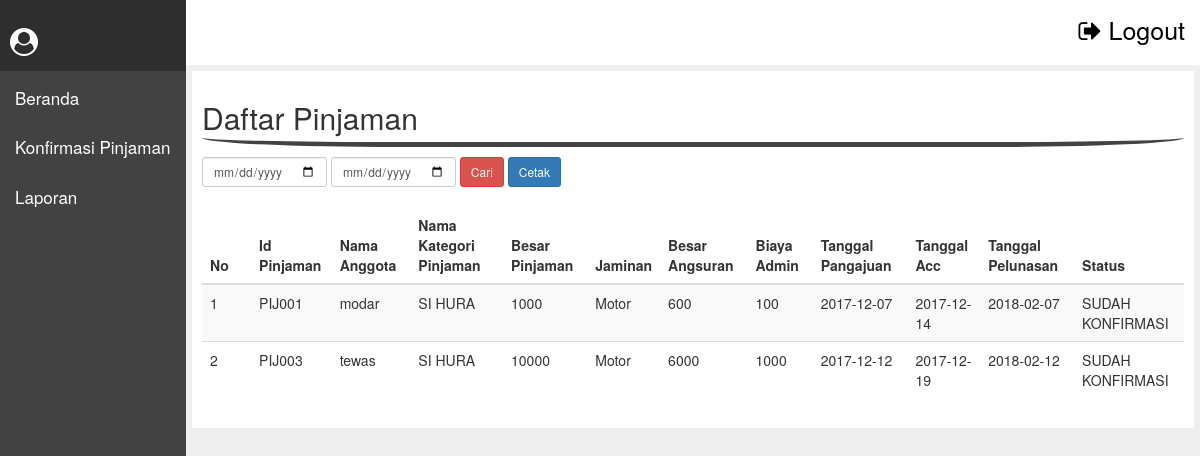
Page /index.php/pinjaman/page/lap_pinjaman on the committed database.
### tables this page shows
CREATE TABLE `pinjaman` (
  `id_pinjaman` varchar(50) NOT NULL,
  `id_kategori_pinjaman` varchar(50) NOT NULL,
  `id_anggota` varchar(50) NOT NULL,
  `besar_pinjaman` varchar(100) NOT NULL,
  `jaminan` varchar(50) NOT NULL,
  `tgl_pengajuan` date NOT NULL,
  `tgl_acc` date NOT NULL,
  `tgl_pelunasan` date NOT NULL,
  `status_pinjaman` varchar(50) NOT NULL,
  `besar_angsuran` varchar(50) NOT NULL,
  `biaya_admin` varchar(50) NOT NULL
);

CREATE TABLE `anggota` (
  `id_anggota` varchar(50) NOT NULL,
  `nama` varchar(50) NOT NULL,
  `alamat` text NOT NULL,
  `tgl_lahir` date NOT NULL,
  `jenis_kelamin` varchar(50) NOT NULL,
  `status` varchar(50) NOT NULL,
  `no_tlp` varchar(50) NOT NULL,
  `keterangan` text NOT NULL
);

CREATE TABLE `kategori_pinjaman` (
  `id_kategori_pinjaman` varchar(50) NOT NULL,
  `nama_kategori_pinjaman` varchar(50) NOT NULL,
  `jangka_waktu` varchar(50) NOT NULL,
  `besar_bunga` varchar(50) NOT NULL
);

### application/controllers/pinjaman.php (called while the page is built, shortened)
<?php
	class pinjaman extends CI_Controller{
		function __construct(){
			$this->load->model('model_pinjaman');
		}
		function page(){
			$page = $this->uri->segment(3);
			$data['page'] = $page;
			$data['folder'] = "pinjaman/";
			if($page == 'kategori_pinjaman'){
				$data['tmp_kategori_pinjaman'] = $this->model_pinjaman->tmp_kategori_pinjaman()->result();
				$this->load->view('index',$data);
			}else if($page =='pinjaman'){
				$data['tmp_pinjaman'] = $this->model_pinjaman->tmp_pinjaman()->result();
				$this->load->view('index',$data);
			}else if($page == 'f_pinjaman'){
				$data['tmp_kategori_pinjaman'] = $this->model_pinjaman->tmp_kategori_pinjaman()->result();
				$this->load->view('content/pinjaman/f_pinjaman',$data);
			}else if($page == 'lap_pinjaman'){
				$awal = $this->input->post('awal');
				$akhir = $this->input->post('akhir');
				if(!empty($awal)){
					$data['tmp_pinjaman']=$this->model_pinjaman->cari_tanggal("WHERE pinjaman.tgl_pengajuan BETWEEN '$awal' AND '$akhir'")->result();
				}else{
					$data['tmp_pinjaman'] = $this->model_pinjaman->tmp_pinjaman()->result();
				}
				$this->load->view('index',$data);
			}else{
				$this->load->view('index',$data);
			}
		}
	}
?>

### index.php (called while the page is built, shortened)
<?php
require_once BASEPATH.'core/CodeIgniter.php';

### application/models/model_pinjaman.php (called while the page is built, shortened)
<?php
	class model_pinjaman extends CI_Model{
		function tmp_pinjaman(){
			return $this->db->query("SELECT * FROM pinjaman INNER JOIN anggota ON pinjaman.id_anggota = anggota.id_anggota INNER JOIN kategori_pinjaman ON pinjaman.id_kategori_pinjaman = kategori_pinjaman.id_kategori_pinjaman");
		}
	}
?>

### application/views/content/pinjaman/lap_pinjaman.php (the view, shortened to what this page needs)
<h2>Daftar Pinjaman </h2>
<div class="form-inline">
	<?php echo form_open('pinjaman/page/lap_pinjaman') ?>
	<div class="form-group">
		<input type="date" class="form-control input-sm" id="tgl_awal" value="<?php echo $this->input->post('awal'); ?>"  name="awal">
	</div>
	<div class="form-group">
		<input type="date" id="tgl_akhir" class="form-control input-sm" value="<?php echo $this->input->post('akhir'); ?>"  name="akhir">
	</div>
	<input name="cari" type="submit" value="Cari" class="btn btn-danger btn-sm">
	<input type="button" value="Cetak" class="btn btn-primary btn-sm" onclick="cetak_lap()">
	<?php echo form_close() ?>
</div><br>
<div class="table-responsive">
	<table class="table table-striped table-sm" id="tabel">
		<thead>
			<tr>
				<th style="width: 5%;">No</th>
				<th>Id Pinjaman</th>
				<th>Nama Anggota</th>
				<th>Nama Kategori Pinjaman</th>
				<th>Besar Pinjaman</th>
				<th>Jaminan</th>
				<th>Besar Angsuran</th>
				<th>Biaya Admin</th>
				<th>Tanggal Pangajuan</th>
				<th>Tanggal Acc</th>
				<th>Tanggal Pelunasan</th>
				<th>Status</th>
			</tr>
		</thead>
		<tbody>
			<?php
			$no = 0;
			foreach ($tmp_pinjaman as $data) {$no++;
			 ?>
			 <tr>
			 	<td><?php echo $no; ?></td>
			 	<td><?php echo $data->id_pinjaman ?></td>
			 	<td><?php echo $data->nama ?></td>
			 	<td><?php echo $data->nama_kategori_pinjaman; ?></td>
			 	<td><?php echo $data->besar_pinjaman ?></td>
			 	<td><?php echo $data->jaminan ?></td>
			 	<td><?php echo $data->besar_angsuran ?></td>
			 	<td><?php echo $data->biaya_admin ?></td>
			 	<td><?php echo $data->tgl_pengajuan ?></td>
			 	<td><?php echo $data->tgl_acc ?></td>
			 	<td><?php echo $data->tgl_pelunasan ?></td>
			 	<td><?php echo $data->status_pinjaman ?></td>
			 </tr>
			 <?php } ?>
		</tbody>
	</table>
</div>

### application/views/index.php (shortened to what this page needs)
<!DOCTYPE html>
<html>
<head>
	<link rel="stylesheet" type="text/css" href="<?php echo base_url('dist/css/index.css'); ?>">
	<link rel="stylesheet" type="text/css" href="<?php echo base_url('dist/css/bootstrap.min.css'); ?>">
	<link rel="stylesheet" type="text/css" href="<?php echo base_url('dist/font-awesome-4.7.0/css/font-awesome.min.css') ?>">
	<link rel="stylesheet" type="text/css" href="<?php echo base_url('dist/DataTables/media/css/dataTables.bootstrap.min.css'); ?>">
	<link rel="stylesheet" type="text/css" href="<?php echo base_url('dist/sweetalert2-master/dist/sweetalert2.min.css') ?>">
</head>
<body style="background-color: #efefef;">
<div class="menu_atas">
	<section>
		<a onclick="document.location='<?php echo site_url('master/logout') ?>'"><span class="fa fa-sign-out"></span> logout</a>
	</section>
</div>
<div class="menu_kiri">
	<div class="status">
		<h3 ><span class="fa fa-user-circle"></span> <?php echo $this->session->userdata('level'); ?></h3>
	</div>
	<section>
	<?php if($this->session->userdata('level')=="admin"){ ?>
		<a href="<?php echo site_url('beranda') ?>">Beranda</a>
		<a href="<?php echo site_url('anggota/page/anggota') ?>">anggota</a>
		<a href="<?php echo site_url('petugas/page/petugas') ?>">Petugas</a>
		<a data-toggle="collapse" data-target="#kategori">Kategori</a>
		<div class="collapse drop-menu-kiri" id="kategori">
			<a href="<?php echo site_url('simpanan/page/kategori_simpanan') ?>"><i class="fa fa-angle-double-right" aria-hidden="true"></i> kategori simpanan</a>
			<a href="<?php echo site_url('pinjaman/page/kategori_pinjaman') ?>"><i class="fa fa-angle-double-right" aria-hidden="true"></i> kategori pinjaman</a>
		</div>
	<?php }else{ ?>
		<a href="<?php echo site_url('beranda') ?>">Beranda</a>
		<a href="<?php echo site_url('pinjaman/page/pinjaman') ?>">konfirmasi pinjaman</a>
		<a data-toggle="collapse" data-target="#Laporan">Laporan</a>
	<?php } ?>
	</section>
</div>
<div class="content">
	<?php include "content/".$folder.$page.".php"; ?>
</div>
</body>
</html>

### rows in the picture
pinjaman: id_pinjaman "PIJ001", id_anggota.nama "modar", id_kategori_pinjaman.nama_kategori_pinjaman "SI HURA", besar_pinjaman "1000", jaminan "Motor", besar_angsuran "600", biaya_admin "100", tgl_pengajuan "2017-12-07", tgl_acc "2017-12-14", tgl_pelunasan "2018-02-07", status_pinjaman "SUDAH KONFIRMASI"
pinjaman: id_pinjaman "PIJ003", id_anggota.nama "tewas", id_kategori_pinjaman.nama_kategori_pinjaman "SI HURA", besar_pinjaman "10000", jaminan "Motor", besar_angsuran "6000", biaya_admin "1000", tgl_pengajuan "2017-12-12", tgl_acc "2017-12-19", tgl_pelunasan "2018-02-12", status_pinjaman "SUDAH KONFIRMASI"
